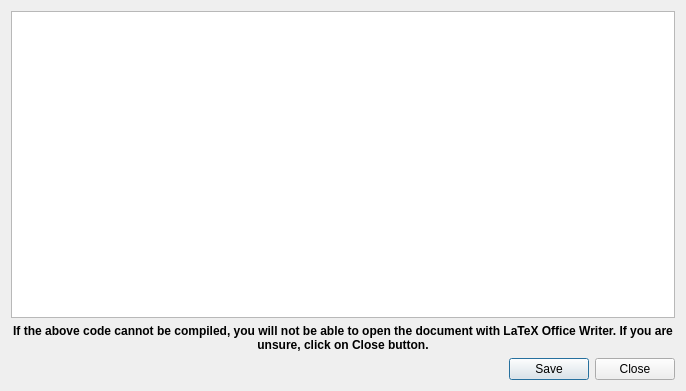
<?xml version="1.0" encoding="UTF-8"?>
<ui version="4.0">
 <class>Dialog_Code</class>
 <widget class="QDialog" name="Dialog_Code">
  <property name="geometry">
   <rect>
    <x>0</x>
    <y>0</y>
    <width>686</width>
    <height>391</height>
   </rect>
  </property>
  <property name="windowTitle">
   <string>LaTeX Office Writer</string>
  </property>
  <layout class="QGridLayout" name="gridLayout">
   <item row="2" column="0">
    <widget class="QDialogButtonBox" name="buttonBox">
     <property name="orientation">
      <enum>Qt::Horizontal</enum>
     </property>
     <property name="standardButtons">
      <set>QDialogButtonBox::Close|QDialogButtonBox::Save</set>
     </property>
    </widget>
   </item>
   <item row="0" column="0">
    <widget class="QPlainTextEdit" name="plainTextEdit"/>
   </item>
   <item row="1" column="0">
    <widget class="QLabel" name="label">
     <property name="text">
      <string>&lt;html&gt;&lt;head/&gt;&lt;body&gt;&lt;p&gt;&lt;span style=&quot; font-weight:600;&quot;&gt;If the above code cannot be compiled, you will not be able to open the document with LaTeX Office Writer. If you are unsure, click on Close button.&lt;/span&gt;&lt;/p&gt;&lt;/body&gt;&lt;/html&gt;</string>
     </property>
     <property name="alignment">
      <set>Qt::AlignCenter</set>
     </property>
     <property name="wordWrap">
      <bool>true</bool>
     </property>
    </widget>
   </item>
  </layout>
 </widget>
 <resources/>
 <connections>
  <connection>
   <sender>buttonBox</sender>
   <signal>accepted()</signal>
   <receiver>Dialog_Code</receiver>
   <slot>accept()</slot>
   <hints>
    <hint type="sourcelabel">
     <x>248</x>
     <y>254</y>
    </hint>
    <hint type="destinationlabel">
     <x>157</x>
     <y>274</y>
    </hint>
   </hints>
  </connection>
  <connection>
   <sender>buttonBox</sender>
   <signal>rejected()</signal>
   <receiver>Dialog_Code</receiver>
   <slot>reject()</slot>
   <hints>
    <hint type="sourcelabel">
     <x>316</x>
     <y>260</y>
    </hint>
    <hint type="destinationlabel">
     <x>286</x>
     <y>274</y>
    </hint>
   </hints>
  </connection>
 </connections>
</ui>
